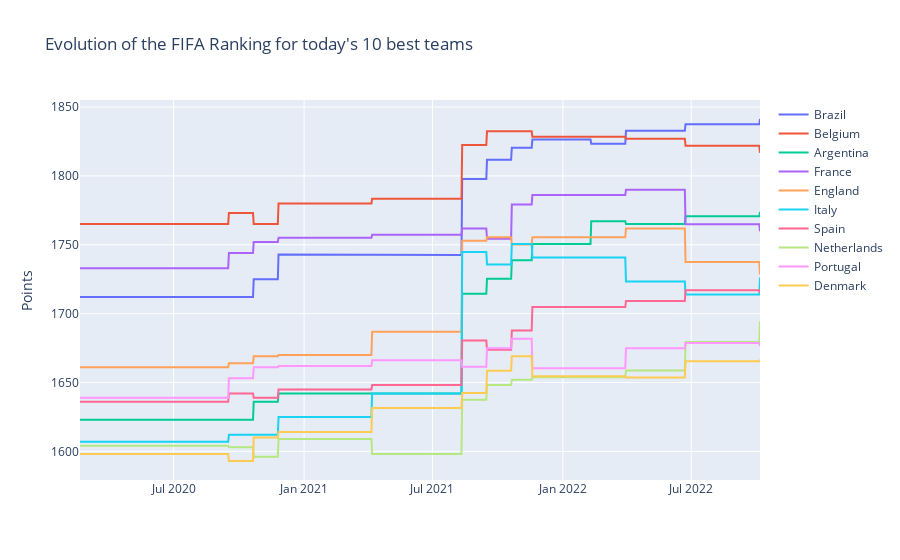

The notebook cell saved with this chart:
### Code cell
best_ranks = ranking_df.loc[ranking_df['2022-10-06'].sort_values(ascending = False)[:10].index]
fig = go.Figure()

for i in range(len(best_ranks.values)):
    fig.add_trace(go.Scatter(x = best_ranks.columns, 
                             y = best_ranks.iloc[i],
                             name = best_ranks.index[i]))
    
fig.update_layout(
    title="Evolution of the FIFA Ranking for today\'s 10 best teams",
    yaxis_title="Points"
)
fig.show()

### Figure 1 — Plotly figure (JSON) as saved in the notebook; plotly's stock layout.template omitted (floating-point values rounded to 4 significant figures; data arrays with more than 128 entries replaced by an {"elided": "..."} marker saying what was removed)
{"data": [{"name": "Brazil", "type": "scatter", "x": {"elided": "960 str values"}, "y": {"elided": "960 float values"}}, {"name": "Belgium", "type": "scatter", "x": {"elided": "960 str values"}, "y": {"elided": "960 float values"}}, {"name": "Argentina", "type": "scatter", "x": {"elided": "960 str values"}, "y": {"elided": "960 float values"}}, {"name": "France", "type": "scatter", "x": {"elided": "960 str values"}, "y": {"elided": "960 float values"}}, {"name": "England", "type": "scatter", "x": {"elided": "960 str values"}, "y": {"elided": "960 float values"}}, {"name": "Italy", "type": "scatter", "x": {"elided": "960 str values"}, "y": {"elided": "960 float values"}}, {"name": "Spain", "type": "scatter", "x": {"elided": "960 str values"}, "y": {"elided": "960 float values"}}, {"name": "Netherlands", "type": "scatter", "x": {"elided": "960 str values"}, "y": {"elided": "960 float values"}}, {"name": "Portugal", "type": "scatter", "x": {"elided": "960 str values"}, "y": {"elided": "960 float values"}}, {"name": "Denmark", "type": "scatter", "x": {"elided": "960 str values"}, "y": {"elided": "960 float values"}}], "layout": {"title": {"text": "Evolution of the FIFA Ranking for today's 10 best teams"}, "yaxis": {"title": {"text": "Points"}}}}
